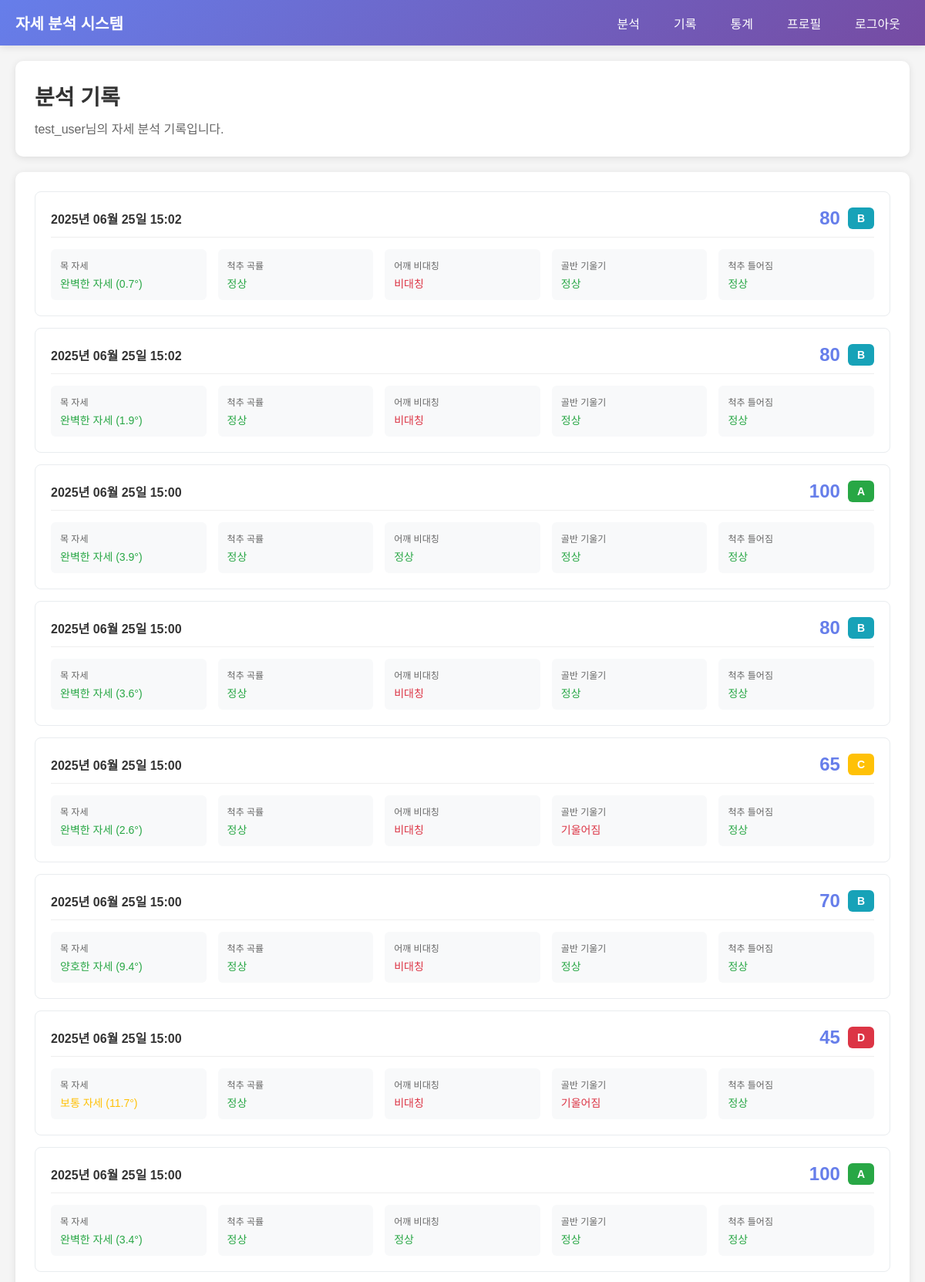
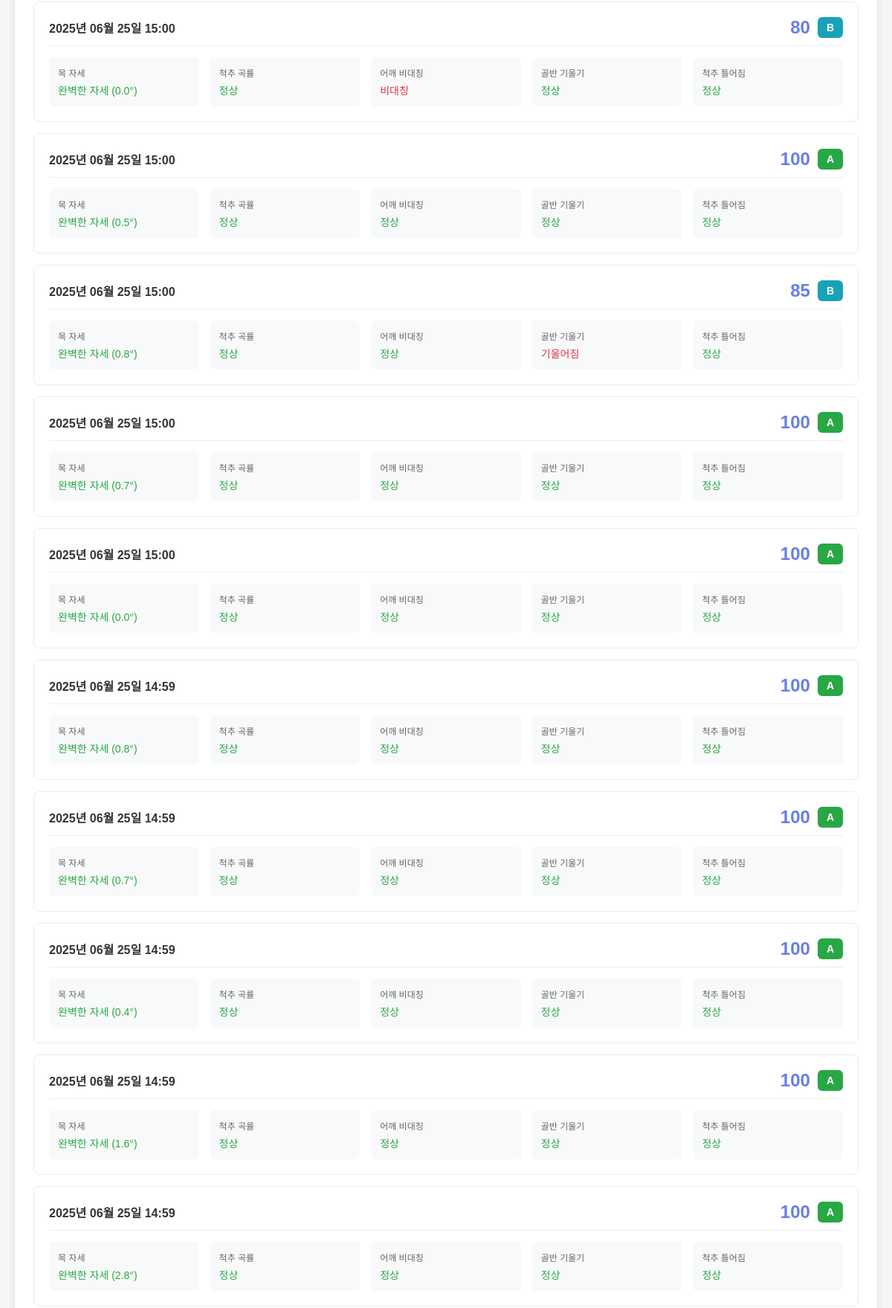
The app's page /crud/history?page=2 (signed in, upper part) with its own data (2 pictures, top to bottom).
### apps/crud/models.py (models this page shows, shortened)
class User(db.Model):
    __tablename__ = "user"
    id = db.Column(db.Integer, primary_key=True)
    username = db.Column(db.String(80), unique=True, nullable=False, index=True)
    email = db.Column(db.String(120), unique=True, nullable=False, index=True)
    password_hash = db.Column(db.String(255), nullable=False)
    created_at = db.Column(db.DateTime, default=datetime.now)
    updated_at = db.Column(db.DateTime, default=datetime.now, onupdate=datetime.now)
    last_login = db.Column(db.DateTime)
    posture_records = db.relationship('PostureRecord', backref='user', lazy='dynamic', cascade='all, delete-orphan')
    @property
    def password(self):
        raise AttributeError("읽어 들일 수 없음")

class PostureRecord(db.Model):
    __tablename__ = "posture_record"
    id = db.Column(db.Integer, primary_key=True)
    user_id = db.Column(db.Integer, db.ForeignKey('user.id'), nullable=False)
    analysis_date = db.Column(db.DateTime, default=datetime.now)
    neck_angle = db.Column(db.Float)
    neck_grade = db.Column(db.String(1))  # A, B, C, D
    neck_description = db.Column(db.String(100))
    spine_is_hunched = db.Column(db.Boolean)
    spine_angle = db.Column(db.Float)
    shoulder_is_asymmetric = db.Column(db.Boolean)
    shoulder_height_difference = db.Column(db.Float)
    pelvic_is_tilted = db.Column(db.Boolean)
    pelvic_angle = db.Column(db.Float)
    spine_is_twisted = db.Column(db.Boolean)
    spine_alignment = db.Column(db.Float)
    overall_score = db.Column(db.Integer)  # 0-100 점수
    overall_grade = db.Column(db.String(1))  # A, B, C, D
    def calculate_overall_score(self):
        score = 100
        if self.neck_grade == 'A':
            score -= 0
        elif self.neck_grade == 'B':
            score -= 10
        elif self.neck_grade == 'C':
            score -= 20
        else:  # D
            score -= 30
        if self.spine_is_hunched:
            score -= 25
        if self.shoulder_is_asymmetric:
            score -= 20
        if self.pelvic_is_tilted:
            score -= 15
        if self.spine_is_twisted:
            score -= 10
        return max(0, score)
    def calculate_overall_grade(self):
        score = self.calculate_overall_score()
        if score >= 90:
            return 'A'
        elif score >= 70:
            return 'B'
        elif score >= 50:
            return 'C'
        else:
            return 'D'

### apps/crud/views.py (the view)
    def decorated_function(*args, **kwargs):
        if 'user_id' not in session:
            flash('로그인이 필요합니다.', 'error')
            return redirect(url_for('auth.login'))
        return f(*args, **kwargs)

### apps/crud/views.py (called while the page is built)
def login_required(f):
    def decorated_function(*args, **kwargs):
        if 'user_id' not in session:
            flash('로그인이 필요합니다.', 'error')
            return redirect(url_for('auth.login'))
        return f(*args, **kwargs)
    decorated_function.__name__ = f.__name__
    return decorated_function

@crud.route('/history')
@login_required
def history():
    user = User.query.get(session['user_id'])
    page = request.args.get('page', 1, type=int)
    per_page = 20
    records = user.posture_records.order_by(
        PostureRecord.analysis_date.desc()
    ).paginate(
        page=page, per_page=per_page, error_out=False
    )
    return render_template('crud/history.html',
                         user=user,
                         records=records)

### apps/templates/crud/history.html (shortened to what this page needs)
<!DOCTYPE html>
<html lang="ko">
<head>
</head>
<body>
    <nav class="navbar">
        <div class="navbar-brand">자세 분석 시스템</div>
        <ul class="navbar-nav">
            <li><a href="{{ url_for('crud.index') }}">분석</a></li>
            <li><a href="{{ url_for('crud.history') }}">기록</a></li>
            <li><a href="{{ url_for('crud.statistics') }}">통계</a></li>
            <li><a href="{{ url_for('auth.profile') }}">프로필</a></li>
            <li><a href="{{ url_for('auth.logout') }}">로그아웃</a></li>
        </ul>
    </nav>
    <div class="container">
        <div class="page-header">
            <h1 class="page-title">분석 기록</h1>
            <p class="page-subtitle">{{ user.username }}님의 자세 분석 기록입니다.</p>
        </div>
        <div class="records-container">
            {% if records.items %}
                {% for record in records.items %}
                    <div class="record-card">
                        <div class="record-header">
                            <div class="record-date">
                                {{ record.analysis_date.strftime('%Y년 %m월 %d일 %H:%M') }}
                            </div>
                            <div class="record-score">
                                <span class="score-number">{{ record.calculate_overall_score() }}</span>
                                <span class="grade-badge grade-{{ record.calculate_overall_grade().lower() }}">
                                    {{ record.calculate_overall_grade() }}
                                </span>
                            </div>
                        </div>
                        <div class="record-details">
                            <div class="detail-item">
                                <div class="detail-label">목 자세</div>
                                <div class="detail-value {% if record.neck_grade in ['A', 'B'] %}good{% elif record.neck_grade == 'C' %}warning{% else %}bad{% endif %}">
                                    {{ record.neck_description }} ({{ "%.1f"|format(record.neck_angle) }}°)
                                </div>
                            </div>
                            <div class="detail-item">
                                <div class="detail-label">척추 곡률</div>
                                <div class="detail-value {% if not record.spine_is_hunched %}good{% else %}bad{% endif %}">
                                    {% if record.spine_is_hunched %}굽음{% else %}정상{% endif %}
                                </div>
                            </div>
                            <div class="detail-item">
                                <div class="detail-label">어깨 비대칭</div>
                                <div class="detail-value {% if not record.shoulder_is_asymmetric %}good{% else %}bad{% endif %}">
                                    {% if record.shoulder_is_asymmetric %}비대칭{% else %}정상{% endif %}
                                </div>
                            </div>
                            <div class="detail-item">
                                <div class="detail-label">골반 기울기</div>
                                <div class="detail-value {% if not record.pelvic_is_tilted %}good{% else %}bad{% endif %}">
                                    {% if record.pelvic_is_tilted %}기울어짐{% else %}정상{% endif %}
                                </div>
                            </div>
                            <div class="detail-item">
                                <div class="detail-label">척추 틀어짐</div>
                                <div class="detail-value {% if not record.spine_is_twisted %}good{% else %}bad{% endif %}">
                                    {% if record.spine_is_twisted %}있음{% else %}정상{% endif %}
                                </div>
                            </div>
                        </div>
                    </div>
                {% endfor %}
            {% else %}
                <div class="no-records">
                    <h3>아직 분석 기록이 없습니다</h3>
                    <p>자세 분석을 시작하여 첫 번째 기록을 만들어보세요!</p>
                    <a href="{{ url_for('crud.index') }}" class="start-analysis-btn">자세 분석 시작하기</a>
                </div>
            {% endif %}
        </div>
    </div>
</body>
</html>

### apps/templates/crud/history.html (style rules this page uses)
* { margin: 0; padding: 0; box-sizing: border-box; }
body { font-family: 'Arial', sans-serif; background: #f5f5f5; }
.navbar { background: linear-gradient(135deg, #667eea 0%, #764ba2 100%); color: white; padding: 15px 20px; display: flex; justify-content: space-between; align-items: center; box-shadow: 0 2px 10px rgba(0,0,0,0.1); }
.navbar-brand { font-size: 20px; font-weight: bold; }
.navbar-nav { display: flex; list-style: none; gap: 20px; }
.navbar-nav a { color: white; text-decoration: none; padding: 8px 12px; border-radius: 5px; transition: background-color 0.3s; }
.container { max-width: 1200px; margin: 0 auto; padding: 20px; }
.page-header { background: white; border-radius: 10px; padding: 25px; margin-bottom: 20px; box-shadow: 0 2px 10px rgba(0,0,0,0.1); }
.page-title { font-size: 28px; color: #333; margin-bottom: 10px; }
.page-subtitle { color: #666; }
.records-container { background: white; border-radius: 10px; padding: 25px; box-shadow: 0 2px 10px rgba(0,0,0,0.1); }
.record-card { border: 1px solid #e9ecef; border-radius: 8px; padding: 20px; margin-bottom: 15px; transition: box-shadow 0.3s ease; }
.record-header { display: flex; justify-content: space-between; align-items: center; margin-bottom: 15px; padding-bottom: 10px; border-bottom: 1px solid #eee; }
.record-date { font-size: 16px; font-weight: bold; color: #333; }
.record-score { display: flex; align-items: center; gap: 10px; }
.score-number { font-size: 24px; font-weight: bold; color: #667eea; }
.grade-badge { padding: 6px 12px; border-radius: 6px; font-size: 14px; font-weight: bold; color: white; }
.grade-a { background-color: #28a745; }
.grade-b { background-color: #17a2b8; }
.grade-c { background-color: #ffc107; }
.grade-d { background-color: #dc3545; }
.record-details { display: grid; grid-template-columns: repeat(auto-fit, minmax(200px, 1fr)); gap: 15px; }
.detail-item { background: #f8f9fa; padding: 12px; border-radius: 6px; }
.detail-label { font-size: 12px; color: #666; margin-bottom: 5px; text-transform: uppercase; font-weight: 500; }
.detail-value { font-size: 14px; color: #333; font-weight: 500; }
.detail-value.good { color: #28a745; }
.detail-value.warning { color: #ffc107; }
.detail-value.bad { color: #dc3545; }

### records on screen
User: username "test_user"
PostureRecord: analysis_date "2025년 06월 25일 15:02", calculate_overall_score "80", calculate_overall_grade "B", neck_description "완벽한 자세", neck_angle "0.7", shows "정상", shows "비대칭"
PostureRecord: analysis_date "2025년 06월 25일 15:02", calculate_overall_score "80", calculate_overall_grade "B", neck_description "완벽한 자세", neck_angle "1.9", shows "정상", shows "비대칭"
PostureRecord: analysis_date "2025년 06월 25일 15:00", calculate_overall_score "100", calculate_overall_grade "A", neck_description "완벽한 자세", neck_angle "3.9", shows "정상"
PostureRecord: analysis_date "2025년 06월 25일 15:00", calculate_overall_score "80", calculate_overall_grade "B", neck_description "완벽한 자세", neck_angle "3.6", shows "정상", shows "비대칭"
PostureRecord: analysis_date "2025년 06월 25일 15:00", calculate_overall_score "65", calculate_overall_grade "C", neck_description "완벽한 자세", neck_angle "2.6", shows "정상", shows "비대칭", shows "기울어짐"
PostureRecord: analysis_date "2025년 06월 25일 15:00", calculate_overall_score "70", calculate_overall_grade "B", neck_description "양호한 자세", neck_angle "9.4", shows "정상", shows "비대칭"
PostureRecord: analysis_date "2025년 06월 25일 15:00", calculate_overall_score "45", calculate_overall_grade "D", neck_description "보통 자세", neck_angle "11.7", shows "정상", shows "비대칭", shows "기울어짐"
PostureRecord: analysis_date "2025년 06월 25일 15:00", calculate_overall_score "100", calculate_overall_grade "A", neck_description "완벽한 자세", neck_angle "3.4", shows "정상"
PostureRecord: analysis_date "2025년 06월 25일 15:00", calculate_overall_score "80", calculate_overall_grade "B", neck_description "완벽한 자세", neck_angle "0.0", shows "정상", shows "비대칭"
PostureRecord: analysis_date "2025년 06월 25일 15:00", calculate_overall_score "100", calculate_overall_grade "A", neck_description "완벽한 자세", neck_angle "0.5", shows "정상"
PostureRecord: analysis_date "2025년 06월 25일 15:00", calculate_overall_score "85", calculate_overall_grade "B", neck_description "완벽한 자세", neck_angle "0.8", shows "정상", shows "기울어짐"
PostureRecord: analysis_date "2025년 06월 25일 15:00", calculate_overall_score "100", calculate_overall_grade "A", neck_description "완벽한 자세", neck_angle "0.7", shows "정상"
PostureRecord: analysis_date "2025년 06월 25일 15:00", calculate_overall_score "100", calculate_overall_grade "A", neck_description "완벽한 자세", neck_angle "0.0", shows "정상"
PostureRecord: analysis_date "2025년 06월 25일 14:59", calculate_overall_score "100", calculate_overall_grade "A", neck_description "완벽한 자세", neck_angle "0.8", shows "정상"
PostureRecord: analysis_date "2025년 06월 25일 14:59", calculate_overall_score "100", calculate_overall_grade "A", neck_description "완벽한 자세", neck_angle "0.7", shows "정상"
PostureRecord: analysis_date "2025년 06월 25일 14:59", calculate_overall_score "100", calculate_overall_grade "A", neck_description "완벽한 자세", neck_angle "0.4", shows "정상"
PostureRecord: analysis_date "2025년 06월 25일 14:59", calculate_overall_score "100", calculate_overall_grade "A", neck_description "완벽한 자세", neck_angle "1.6", shows "정상"
PostureRecord: analysis_date "2025년 06월 25일 14:59", calculate_overall_score "100", calculate_overall_grade "A", neck_description "완벽한 자세", neck_angle "2.8", shows "정상"
